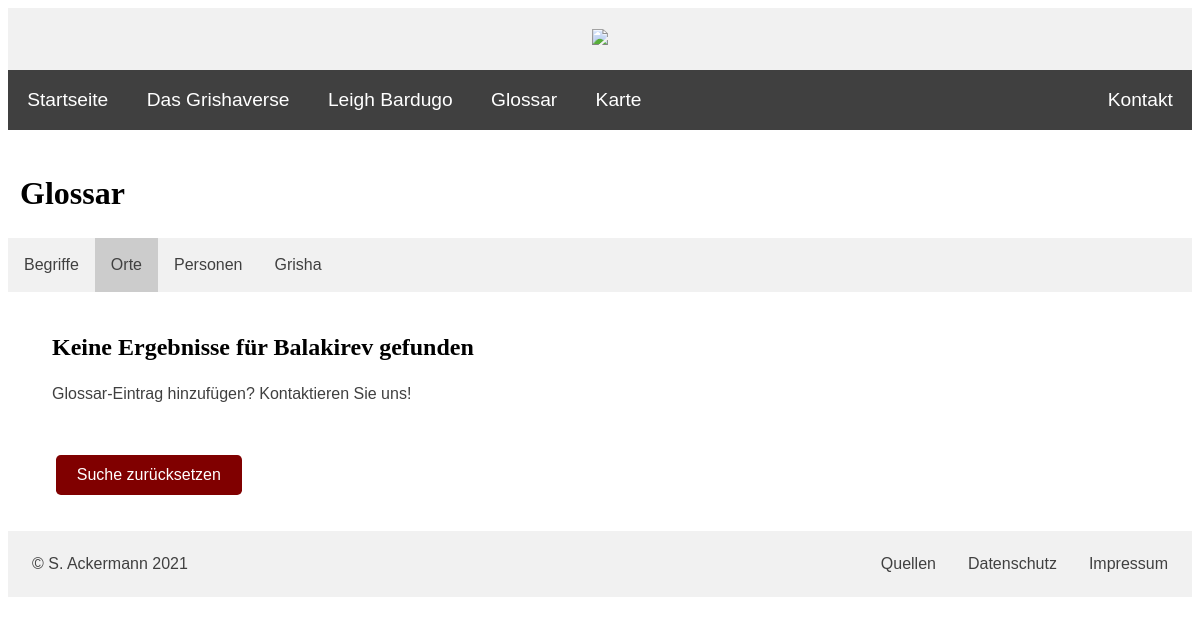
Page /PHP/glossary_orte_suche.php?suchort=Balakirev on the earlier database version.
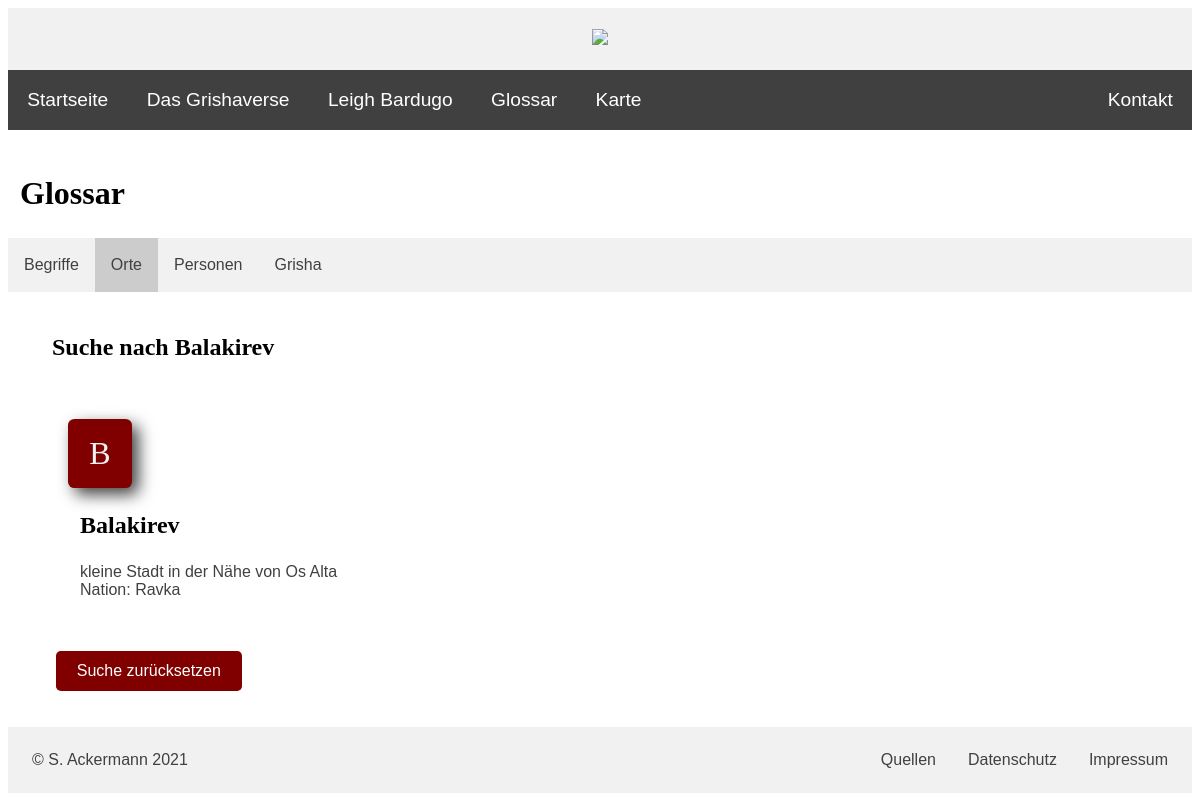
Same page on the later database version.
### tables this page shows
CREATE TABLE `schauplaetze` (
  `ID` int(10) NOT NULL,
  `name` text NOT NULL,
  `nation` int(10) NOT NULL,
  `beschreibung` text DEFAULT NULL
);

CREATE TABLE `nationen` (
  `ID` int(10) NOT NULL,
  `name` text NOT NULL
);

### PHP/glossary_orte_suche.php (the view, shortened to what this page needs)
<?php
include ("header.inc.php");
include ("navbar.inc.php");
?>
    <div>
        <h2>Glossar</h2>
    </div>
    <div class="glossary-nav">
        <ul>
            <li><a href="glossary_begriffe.php">Begriffe</a></li>
            <li><a href="glossary_orte.php" class="active">Orte</a></li>
            <li><a href="glossary_personen.php">Personen</a></li>
            <li><a href="glossary_grisha.php">Grisha</a></li>
        </ul>
    </div>
    <br>
    <?php
        require_once "config.inc.php";
        if (is_null($_REQUEST["suchort"])) {
            $ortSuche = "";
        } else {
            $ortSuche = $_REQUEST["suchort"];
        }
        $alph = array("A", "B", "C", "D", "E", "F", "G", "H", "I", "J", "K", "L", "M", "N", "O", "P", "Q", "R", "S", "T", "U", "V", "W", "X", "Y", "Z");
        $res = mysqli_query($conn, "SELECT * FROM schauplaetze WHERE schauplaetze.name = '$ortSuche'");
        if (mysqli_num_rows($res) < 1) {
            echo "<div class='glossary-res'><h3>Keine Ergebnisse für  " . $ortSuche . " gefunden</h3>
            <p>Glossar-Eintrag hinzufügen? <a class='link' href='contact.php'>Kontaktieren Sie uns!</a></p></div><br>";
        } else {
            echo "<div class='glossary-res'><h3>Suche nach " . $ortSuche . "</h3></div><br>";
            foreach ($alph as $i){
                $result = mysqli_query($conn, "SELECT schauplaetze.name, schauplaetze.beschreibung,
                nationen.name AS nation
                FROM schauplaetze
                JOIN nationen on schauplaetze.nation = nationen.ID
                WHERE schauplaetze.name = '$ortSuche' AND schauplaetze.name LIKE '$i%'
                ORDER BY schauplaetze.name ASC");
                if (mysqli_num_rows($result) >= 1) {
                    echo "<div id='orte_letter-$i' class='big-letter'>" . $i . "</div>";
                }
                echo "<div class='glossary-bg'><ul>";
                while ($j = mysqli_fetch_assoc($result)) {
                    echo "<li><h3>" . $j["name"] . "</h3>";
                    if ($j["beschreibung"]) {
                        echo $j["beschreibung"] . "<br>";
                    }
                    echo "Nation: " . $j["nation"] . "<br><br>";
                }
                echo "</li></ul></div>";
            }
        }
    ?>
    <br>
    <div class='glossary-res'>
        <form method='post' action='glossary_orte.php'>
            <input id='submit-button' type='submit' value='Suche zurücksetzen'/>
        </form>
    </div>
<?php include ("footer.inc.php"); ?>

Differences in the rows shown:
now on this page (row edited): schauplaetze: name "Balakirev", beschreibung "kleine Stadt in der Nähe von Os Alta", nationen.name "Ravka"
Other differences:
$ortSuche: (not shown) → "Balakirev"
$ortSuche: "Balakirev" → (not shown)
text no longer shown: "Keine Ergebnisse für gefunden Glossar-Eintrag hinzufügen? Kontaktieren Sie uns!"
text now shown: "Suche nach"
new list line: "B"
